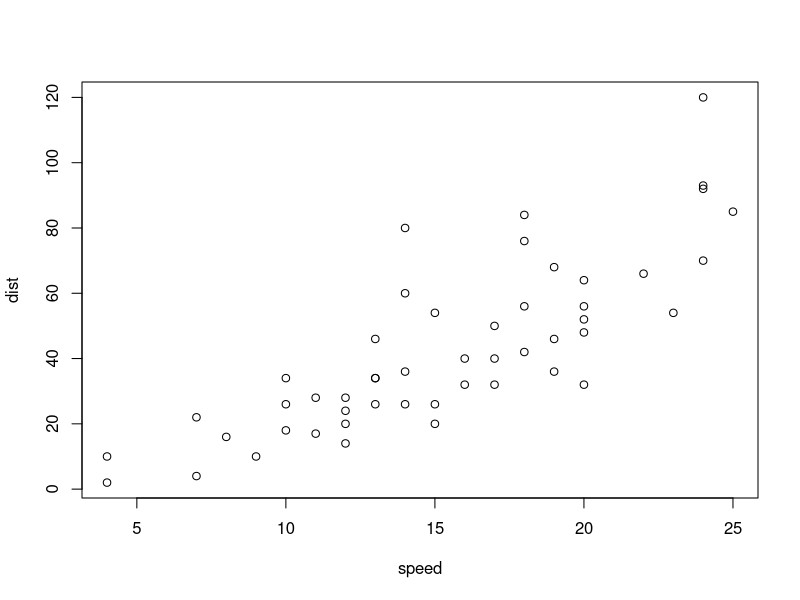
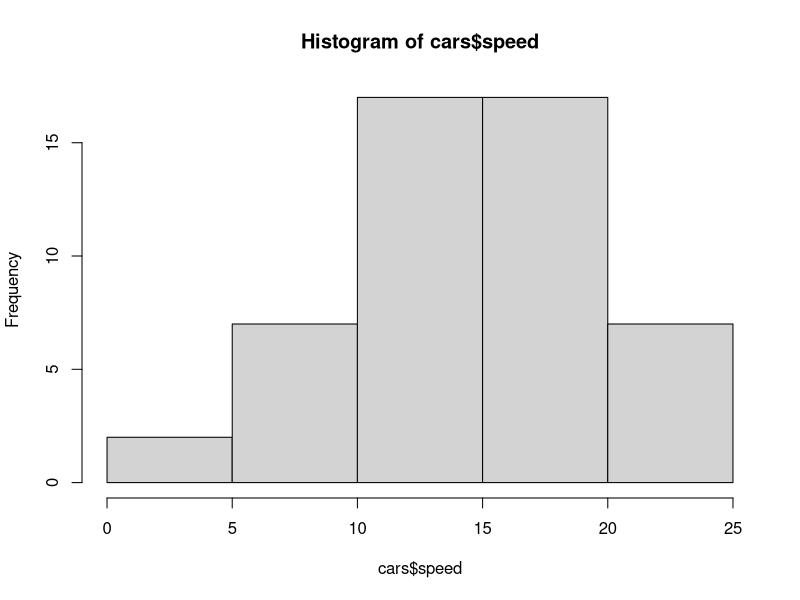
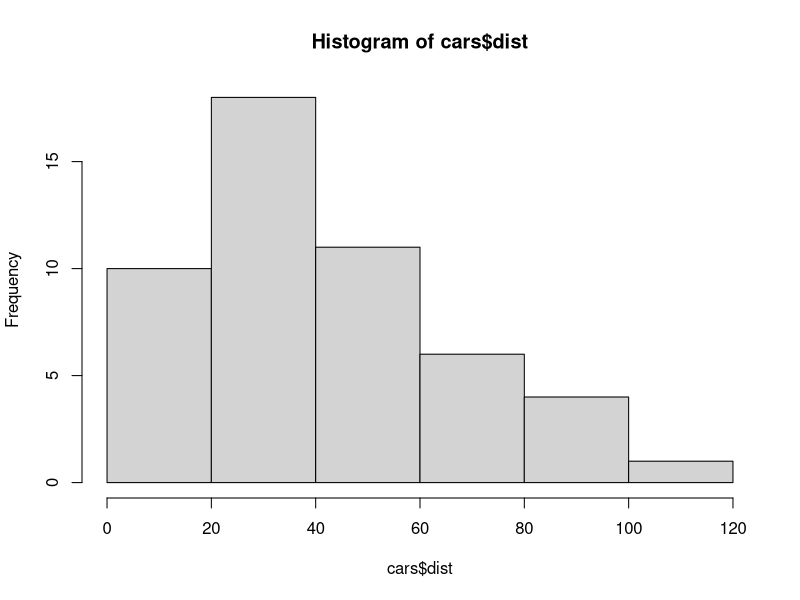
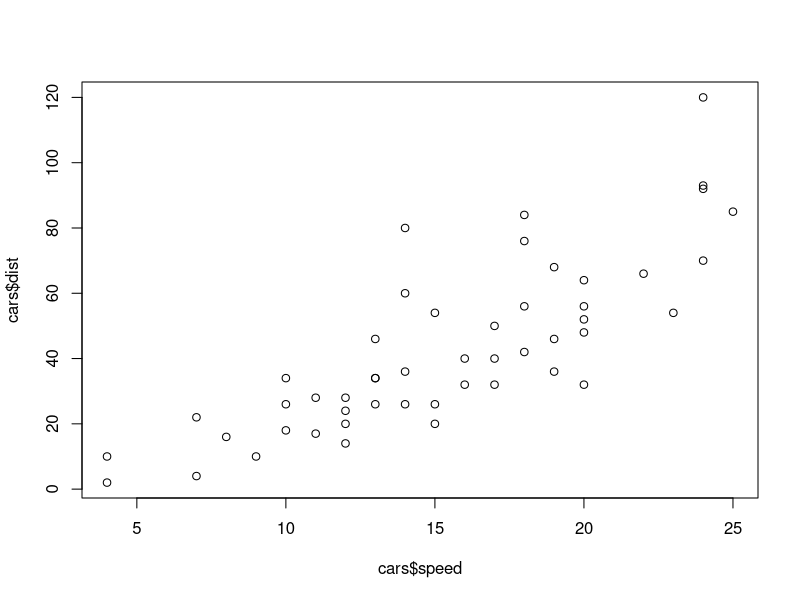

Write the R code that produced these figures, in order.
## ---- chunk 1
plot(cars)
## ---- chunk 2
#| title: Chart 2
hist(cars$speed)
## ---- chunk 3
#| title: Chart 3
hist(cars$dist)
## ---- chunk 4
#| title: Chart 4
plot(cars$speed, cars$dist)
